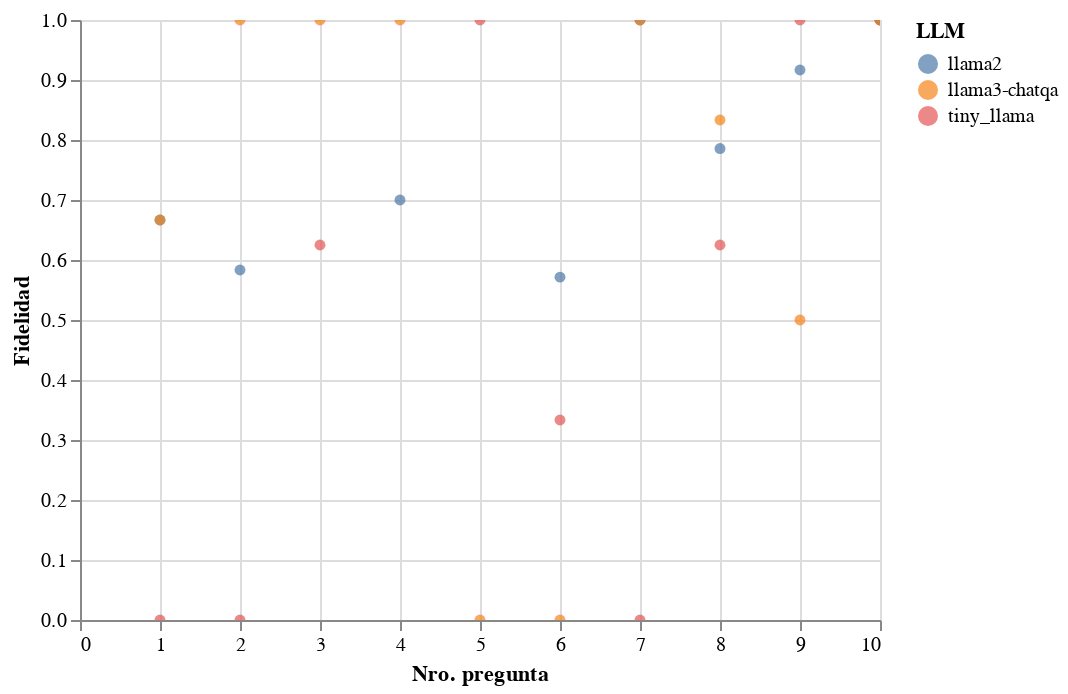

Source (notebook cell):
### Markdown cell above
## Fidelidad

### Code cell
# Plot a scatterplot using answer_relevancy and id_question and color the points by model

import altair as alt

chart = alt.Chart(resultados).mark_circle().encode(
    x = alt.X('id_question:Q', title='Nro. pregunta'),
    y = alt.Y('faithfulness:Q', title='Fidelidad'),
    color = alt.Color('model:N', legend=alt.Legend(title='LLM'))
).interactive()

chart
